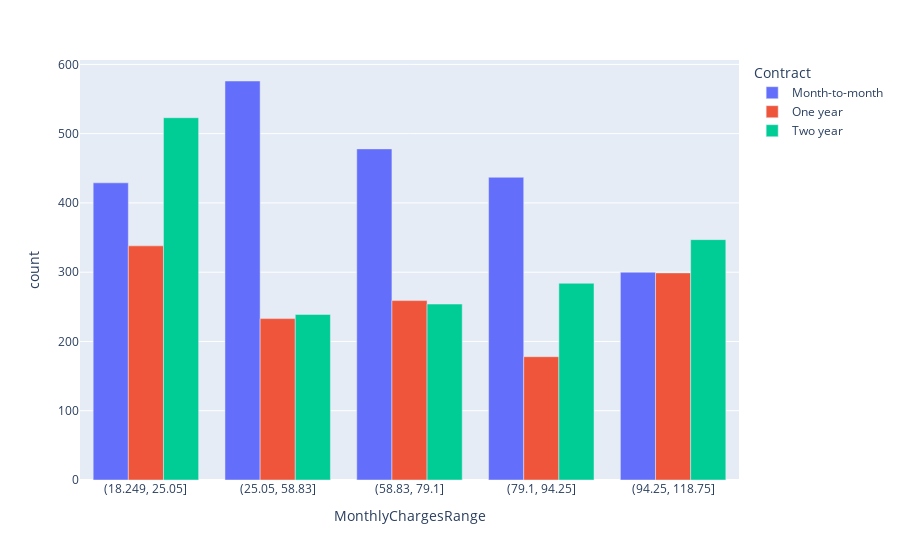

The notebook cell this image was saved under:
### Code cell
px.bar(DF3, x = "MonthlyChargesRange", y = "count", color = "Contract" , barmode = "group")

### Figure 1 — Plotly figure (JSON) as saved in the notebook; plotly's stock layout.template omitted (floating-point values rounded to 4 significant figures)
{"data": [{"alignmentgroup": "True", "hovertemplate": "Contract=Month-to-month<br>MonthlyChargesRange=%{x}<br>count=%{y}<extra></extra>", "legendgroup": "Month-to-month", "marker": {"color": "#636efa", "pattern": {"shape": ""}}, "name": "Month-to-month", "offsetgroup": "Month-to-month", "orientation": "v", "showlegend": true, "textposition": "auto", "type": "bar", "x": ["(18.249, 25.05]", "(25.05, 58.83]", "(58.83, 79.1]", "(79.1, 94.25]", "(94.25, 118.75]"], "xaxis": "x", "y": [429, 576, 478, 437, 300], "yaxis": "y"}, {"alignmentgroup": "True", "hovertemplate": "Contract=One year<br>MonthlyChargesRange=%{x}<br>count=%{y}<extra></extra>", "legendgroup": "One year", "marker": {"color": "#EF553B", "pattern": {"shape": ""}}, "name": "One year", "offsetgroup": "One year", "orientation": "v", "showlegend": true, "textposition": "auto", "type": "bar", "x": ["(18.249, 25.05]", "(25.05, 58.83]", "(58.83, 79.1]", "(79.1, 94.25]", "(94.25, 118.75]"], "xaxis": "x", "y": [338, 233, 259, 178, 299], "yaxis": "y"}, {"alignmentgroup": "True", "hovertemplate": "Contract=Two year<br>MonthlyChargesRange=%{x}<br>count=%{y}<extra></extra>", "legendgroup": "Two year", "marker": {"color": "#00cc96", "pattern": {"shape": ""}}, "name": "Two year", "offsetgroup": "Two year", "orientation": "v", "showlegend": true, "textposition": "auto", "type": "bar", "x": ["(18.249, 25.05]", "(25.05, 58.83]", "(58.83, 79.1]", "(79.1, 94.25]", "(94.25, 118.75]"], "xaxis": "x", "y": [523, 239, 254, 284, 347], "yaxis": "y"}], "layout": {"barmode": "group", "legend": {"title": {"text": "Contract"}, "tracegroupgap": 0}, "margin": {"t": 60}, "xaxis": {"anchor": "y", "domain": [0, 1], "title": {"text": "MonthlyChargesRange"}}, "yaxis": {"anchor": "x", "domain": [0, 1], "title": {"text": "count"}}}}
